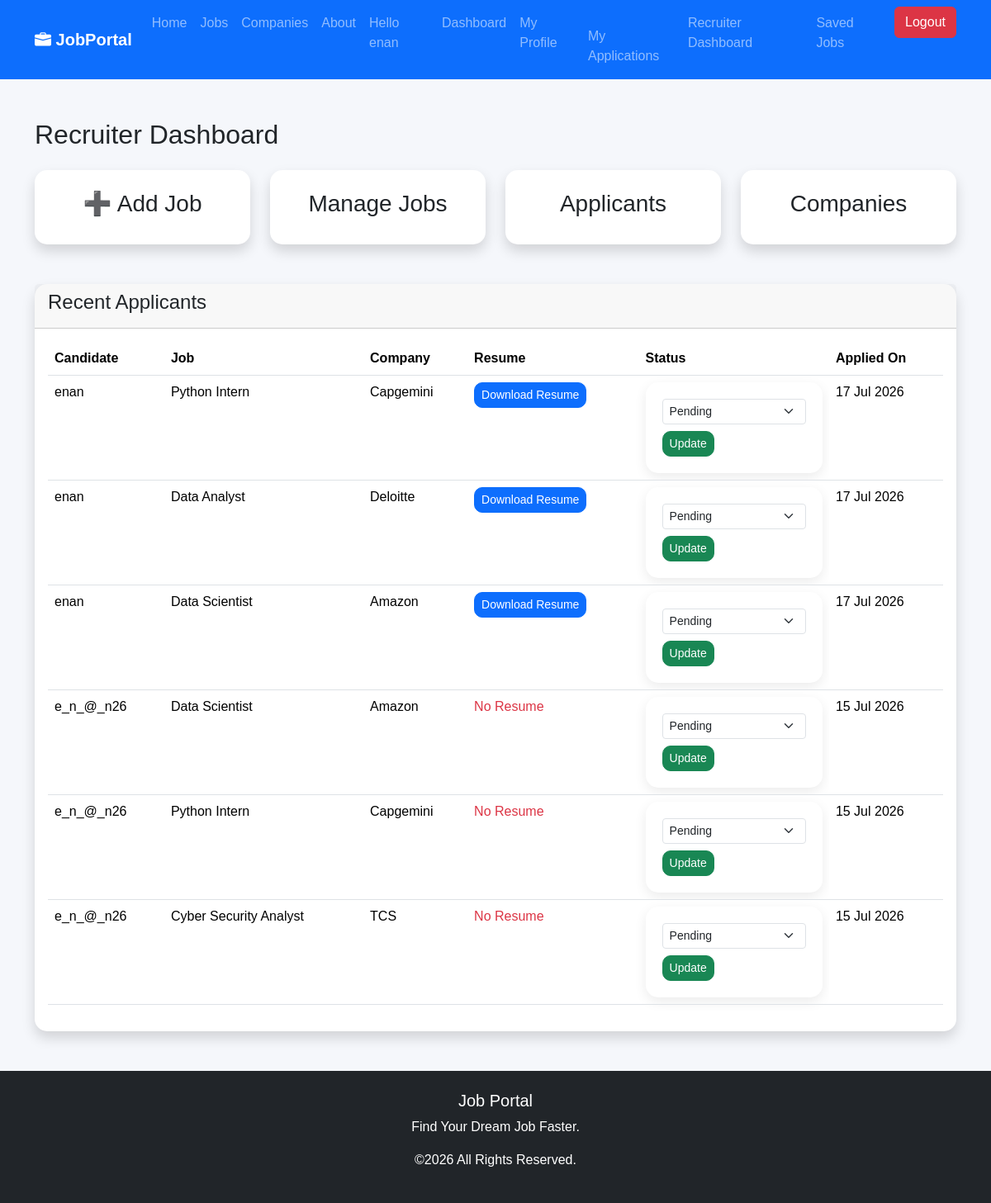
Screenshot of /accounts/admin-dashboard/ (signed in) with the database file from the repository.
### applications/models.py (models this page shows, shortened)
class Application(models.Model):
    STATUS_CHOICES = [
        ("Pending", "Pending"),
        ("Reviewed", "Reviewed"),
        ("Shortlisted", "Shortlisted"),
        ("Rejected", "Rejected"),
        ("Selected", "Selected"),
    ]
    candidate = models.ForeignKey(
        User,
        on_delete=models.CASCADE
    )
    job = models.ForeignKey(
        Job,
        on_delete=models.CASCADE
    )
    cover_letter = models.TextField(blank=True)
    status = models.CharField(
        max_length=20,
        choices=STATUS_CHOICES,
        default="Pending"
    )
    applied_at = models.DateTimeField(auto_now_add=True)
    class Meta:
        unique_together = ("candidate", "job")

### jobs/models.py (models this page shows, shortened)
class Job(models.Model):
    class EmploymentType(models.TextChoices):
        FULL_TIME = "full_time", "Full Time"
        PART_TIME = "part_time", "Part Time"
        CONTRACT = "contract", "Contract"
        INTERNSHIP = "internship", "Internship"
    title = models.CharField(max_length=200)
    company = models.ForeignKey(Company,on_delete=models.CASCADE)
    location = models.CharField(max_length=200)
    salary = models.CharField(max_length=100)
    description = models.TextField()
    employment_type = models.CharField(
        max_length=20,
        choices=EmploymentType.choices,
        default=EmploymentType.FULL_TIME,
    )
    is_active = models.BooleanField(default=True)
    created_at = models.DateTimeField(auto_now_add=True)
    updated_at = models.DateTimeField(default=timezone.now)
    class Meta:
        ordering = ["-created_at"]

class Company(models.Model):
    name = models.CharField(max_length=200)
    logo = models.ImageField(
        upload_to="company_logo/",
        blank=True,
        null=True
    )
    website = models.URLField(
        blank=True,
        null=True
    )
    email = models.EmailField(
        blank=True,
        null=True
    )
    location = models.CharField(
        max_length=200,
        blank=True,
        null=True
    )
    description = models.TextField(
        blank=True,
        null=True
    )

### accounts/views.py (the view)
# urls.py: path("admin-dashboard/",views.admin_dashboard,name="admin_dashboard",),
@staff_member_required
def admin_dashboard(request):
    applications = Application.objects.select_related(
        "candidate",
        "job",
        "job__company"
    ).order_by("-applied_at")
    context = {
        "applications": applications,
    }
    return render(
        request,
        "accounts/admin_dashboard.html",
        context
    )

### templates/accounts/admin_dashboard.html (shortened to what this page needs)
{% extends "base.html" %}
{% block content %}
<div class="container mt-5">
    <h2 class="mb-4">
        Recruiter Dashboard
    </h2>
    <div class="row">
        <div class="col-md-3">
    <a href="{% url 'add_job' %}"
       class="text-decoration-none text-dark">
        <div class="card shadow p-4 text-center">
            <h3>➕ Add Job</h3>
        </div>
    </a>
</div>
        <div class="col-md-3">
    <a href="{% url 'manage_jobs' %}"
       class="text-decoration-none text-dark">
        <div class="card shadow p-4 text-center">
            <h3>Manage Jobs</h3>
        </div>
    </a>
</div>
        <div class="col-md-3">
    <a href="{% url 'applicants' %}"
       class="text-decoration-none text-dark">
        <div class="card shadow p-4 text-center">
            <h3>Applicants</h3>
        </div>
    </a>
</div>
        <div class="col-md-3">
            <div class="card shadow p-4 text-center">
                <h3>Companies</h3>
            </div>
        </div>
    </div>
    <div class="card shadow mt-5">
    <div class="card-header">
        <h4>Recent Applicants</h4>
    </div>
    <div class="card-body">
        <table class="table table-hover">
            <thead>
                <tr>
                    <th>Candidate</th>
                    <th>Job</th>
                    <th>Company</th>
                    <th>Resume</th>
                    <th>Status</th>
                    <th>Applied On</th>
                </tr>
            </thead>
            <tbody>
            {% for application in applications %}
                <tr>
                    <td>{{ application.candidate.username }}</td>
                    <td>{{ application.job.title }}</td>
                    <td>{{ application.job.company.name }}</td>
                    <td>
    {% if application.candidate.candidateprofile.resume %}
    <a href="{{ application.candidate.candidateprofile.resume.url }}"
       target="_blank"
       class="btn btn-primary btn-sm">
        Download Resume
    </a>
    {% else %}
    <span class="text-danger">
        No Resume
    </span>
    {% endif %}
</td>
                   <td>
    <form method="POST"
          action="{% url 'update_application_status' application.id %}">
        <select
            name="status"
            class="form-select form-select-sm">
            <option value="Pending"
            {% if application.status == "Pending" %}selected{% endif %}>
                Pending
            </option>
        </select>
        <button
            class="btn btn-success btn-sm mt-2"
            type="submit">
            Update
        </button>
    </form>
</td>
                    <td>{{ application.applied_at|date:"d M Y" }}</td>
                </tr>
            {% empty %}
                <tr>
                    <td colspan="5" class="text-center">
                        No applications found.
                    </td>
                </tr>
            {% endfor %}
            </tbody>
        </table>
    </div>
</div>
</div>
{% endblock %}

### templates/base.html (shortened to what this page needs)
{% load static %}
<!DOCTYPE html>
<html lang="en">
<head>
<link href="https://cdn.jsdelivr.net/npm/bootstrap@5.3.3/dist/css/bootstrap.min.css" rel="stylesheet">
<link rel="stylesheet"
href="https://cdn.jsdelivr.net/npm/bootstrap-icons@1.11.3/font/bootstrap-icons.min.css">
<link rel="stylesheet"
href="{% static 'css/style.css' %}">
</head>
<body>
<nav class="navbar navbar-expand-lg navbar-dark bg-primary">
<div class="container">
<a class="navbar-brand fw-bold" href="/">
<i class="bi bi-briefcase-fill"></i>
JobPortal
</a>
<div class="collapse navbar-collapse"
id="navbar">
<ul class="navbar-nav ms-auto">
<li class="nav-item">
<a class="nav-link" href="/">Home</a>
</li>
<li class="nav-item">
<a class="nav-link" href="{% url 'home' %}">Jobs</a>
</li>
<li class="nav-item">
<a class="nav-link" href="{% url 'company_list' %}">Companies</a>
</li>
<li class="nav-item">
<a class="nav-link" href="#">About</a>
</li>
<li class="nav-item">
{% if user.is_authenticated %}
<li class="nav-item">
<span class="nav-link">
Hello {{ user.username }}
<li class="nav-item">
    <a class="nav-link" href="{% url 'dashboard' %}">
        Dashboard
    </a>
</li>
<li class="nav-item">
<a class="nav-link"
href="{% url 'profile' %}">
My Profile
<li class="nav-item">
    <a class="nav-link"
       href="{% url 'my_applications' %}">
        My Applications
    </a>
{% if user.is_staff %}
<li class="nav-item">
    <a class="nav-link"
       href="{% url 'admin_dashboard' %}">
        Recruiter Dashboard
    </a>
</li>
{% endif %}
</li>
<li class="nav-item">
    <a class="nav-link" href="{% url 'saved_jobs' %}">
        Saved Jobs
    </a>
</li>
</a>
</li>
</span>
</li>
<li class="nav-item">
<a class="btn btn-danger ms-2"
href="{% url 'logout' %}">
Logout
</a>
</li>
{% endif %}
</li>
</ul>
</div>
</div>
</nav>
{% block content %}
{% endblock %}
<footer class="bg-dark text-white mt-5">
<div class="container text-center py-4">
<h5>Job Portal</h5>
<p>Find Your Dream Job Faster.</p>
<p>©2026 All Rights Reserved.</p>
</div>
</footer>
</body>
</html>

### static/style.css (style rules this page uses)
body { background:#f6f8fc; font-family:Arial,Helvetica,sans-serif; }
footer { margin-top:80px; }
body { background:#f5f7fb; font-family:Arial, Helvetica, sans-serif; }
form { background:white; padding:20px; border-radius:15px; box-shadow:0 5px 15px rgba(0,0,0,.08); }
.card { border:none; border-radius:15px; transition:.3s; }
.btn-primary { border-radius:10px; }
.btn-success { border-radius:10px; }
.card { border-radius:15px; transition:.3s; }

### rows the page displays
Application: candidate.username "enan", job "Python Intern", job.company.name "Capgemini", status "Pending", applied_at "17 Jul 2026"
Application: candidate.username "enan", job "Data Analyst", job.company.name "Deloitte", status "Pending", applied_at "17 Jul 2026"
Application: candidate.username "enan", job "Data Scientist", job.company.name "Amazon", status "Pending", applied_at "17 Jul 2026"
Application: candidate.username "e_n_@_n26", job "Data Scientist", job.company.name "Amazon", shows "No Resume", status "Pending", applied_at "15 Jul 2026"
Application: candidate.username "e_n_@_n26", job "Python Intern", job.company.name "Capgemini", shows "No Resume", status "Pending", applied_at "15 Jul 2026"
Application: candidate.username "e_n_@_n26", job "Cyber Security Analyst", job.company.name "TCS", shows "No Resume", status "Pending", applied_at "15 Jul 2026"

### other values shown
{{ user.username }} "enan"
